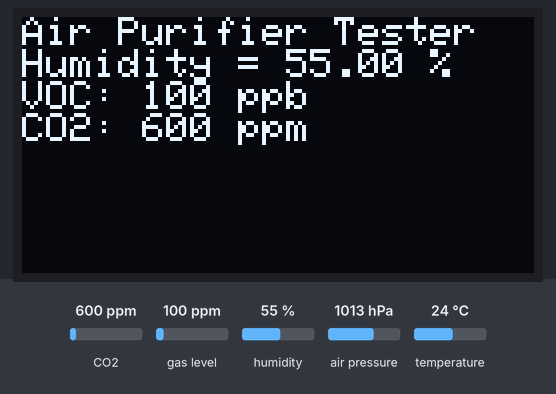
This sketch was run on a simulated Arduino Uno, built with avr-gcc and run on an emulated ATmega328P. Parts: 128×64 one-colour display. The test bench sets the inputs (shaded band); at power-on: CO2 600 ppm, gas level 100 ppm, humidity 55 %, air pressure 1013 hPa, temperature 24 °C. What the sketch prints to the serial monitor is not drawn.

Above: at 4.2 s.
4.3 s: CO2 set to 452 ppm
At 4.8 s:
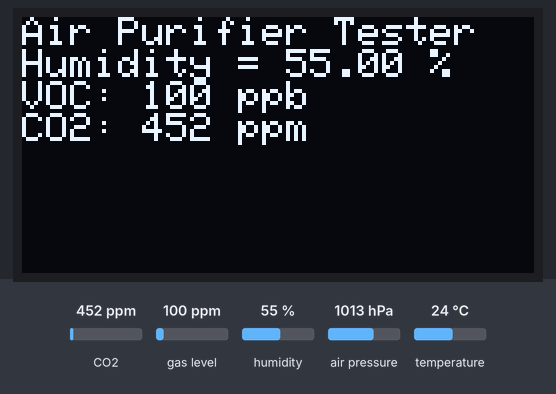
5.9 s: gas level set to 20 ppm
At 8.0 s:
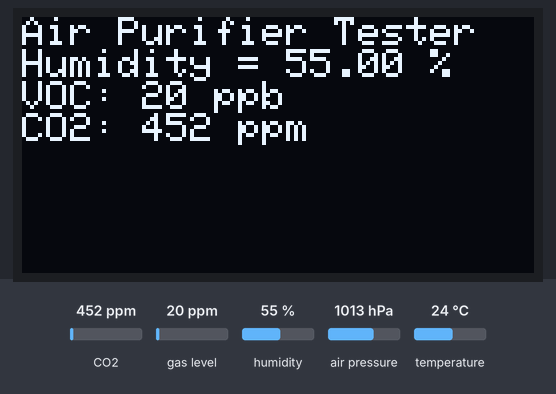
8.3 s: humidity set to 22 %
At 10.3 s:
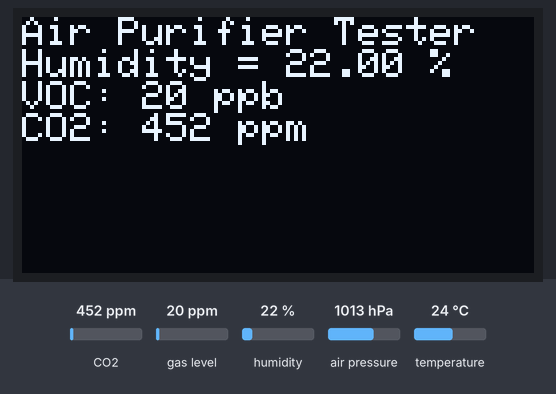
10.6 s: CO2 set to 1050 ppm
At 12.7 s:
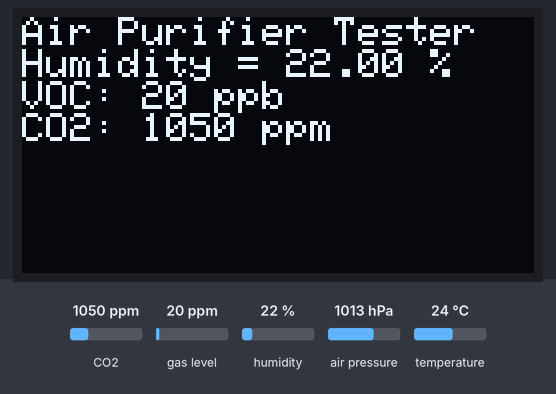
13.0 s: gas level set to 250 ppm
At 14.9 s:
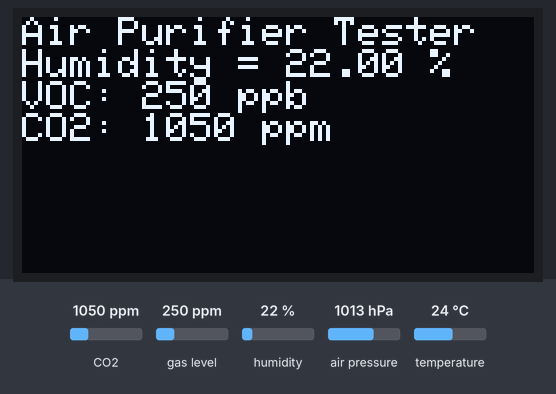
Timing chart, 0 to 16.4 s (numbered marks = the images above; inputs shaded):
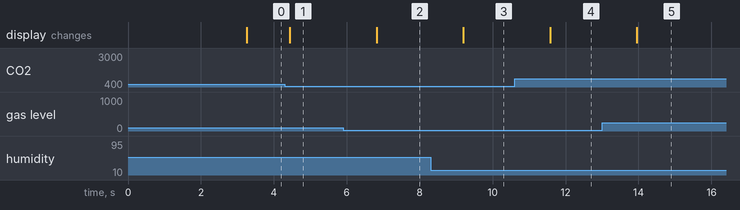

The sketch:

Air_Purifier_Tester_V1.ino
```cpp
#include <Wire.h>
#include <SPI.h>
#include <Adafruit_GFX.h>
#include <Adafruit_SSD1305.h>
#include <Adafruit_Sensor.h>
#include "Adafruit_BME680.h"
#include "Adafruit_CCS811.h"
//OLED Configuration
#define OLED_CLK 13
#define OLED_MOSI 11
#define OLED_CS 10
#define OLED_DC 8
#define OLED_RESET 9

// software SPI
Adafruit_SSD1305 display(OLED_MOSI, OLED_CLK, OLED_DC, OLED_RESET, OLED_CS);

Adafruit_BME680 bme;
Adafruit_CCS811 ccs;
void setup() {
  Serial.begin(9600);
   if (!bme.begin()) {
    Serial.println("Could not find a valid BME680 sensor, check wiring!");
    while (1);
  }

   if(!ccs.begin()){
    Serial.println("Failed to start sensor! Please check your wiring.");
    while(1);
  }
  bme.setTemperatureOversampling(BME680_OS_8X);
  bme.setHumidityOversampling(BME680_OS_2X);
  bme.setPressureOversampling(BME680_OS_4X);
  bme.setIIRFilterSize(BME680_FILTER_SIZE_3);
  bme.setGasHeater(320, 150);
  display.begin();
  display.clearDisplay();
  display.setTextColor(WHITE);
  display.setTextSize(1);
  display.setCursor(0,0);
  display.println("Air Purifier Project");
  display.println("Danny Han");
  display.setTextSize(2);
  display.setTextColor(WHITE);
  display.println("AQ TESTER");
  display.display();
  delay(3000);
}

void loop() {
  display.setCursor(0,0);
  if (! bme.performReading()) {
    Serial.println("Failed to perform reading :(");
    return;

  }
  ccs.readData();
  display.clearDisplay();
  display.setTextSize(1);
  display.setTextColor(WHITE);
  display.println("Air Purifier Tester");
  display.print("Humidity = ");
  display.print(bme.humidity);
  display.println(" %");
  display.print("VOC: ");
  display.print(ccs.getTVOC());
  display.println(" ppb");
  display.print("CO2: ");
  display.print(ccs.geteCO2());
  display.println(" ppm");
  display.display();

  Serial.print("Humidity = ");
  Serial.print(bme.humidity);
  Serial.println(" %");
  Serial.print("VOC = ");
  Serial.print(ccs.getTVOC());
  Serial.println(" ppb");
  Serial.print("CO2: ");
  Serial.print(ccs.geteCO2());
  Serial.println(" ppm");


  delay(1000);


}
```

Measured:
- after the input at 4.3 s, the display: changes after 0.14 s (image 1)
- after the input at 5.9 s, the display: changes after 0.92 s (image 2)
- after the input at 8.3 s, the display: changes after 0.90 s (image 3)
- after the input at 10.6 s, the display: changes after 0.97 s (image 4)
- after the input at 13.0 s, the display: changes after 0.95 s (image 5)
